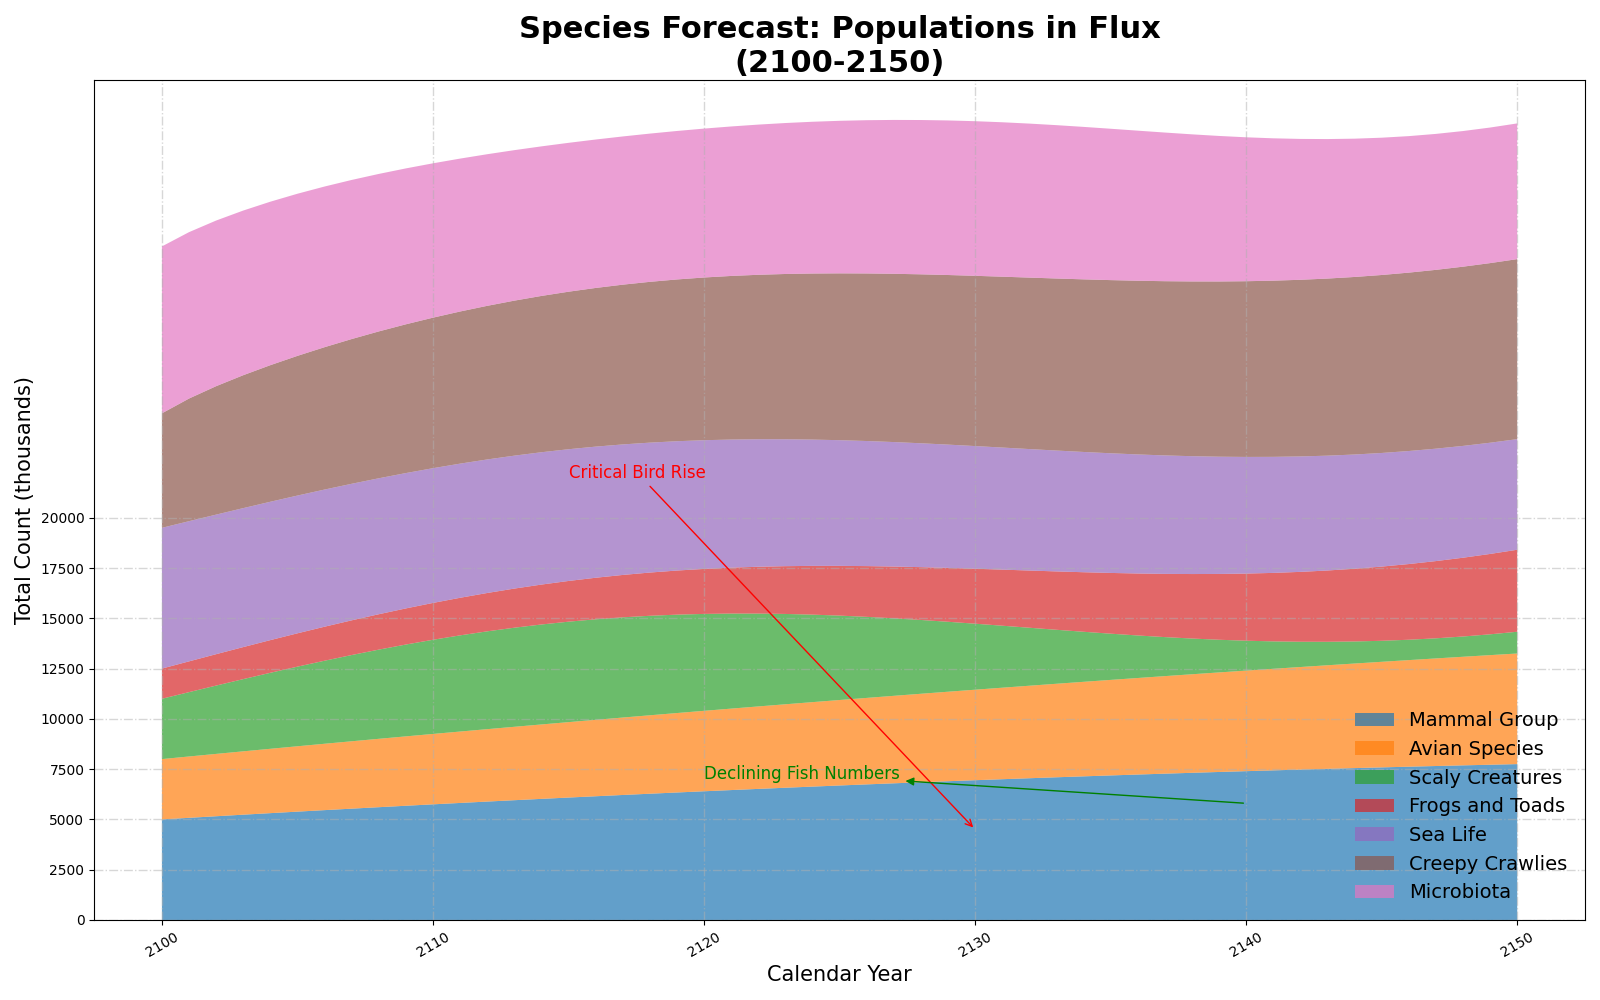

Here is the Python script that generated this plot:
import matplotlib.pyplot as plt
import numpy as np

years = np.arange(2100, 2151)

mammals_population = 5000 + 80 * (years - 2100) - 0.5 * (years - 2100)**2
birds_population = 3000 + 50 * (years - 2100)
reptiles_population = 2000 * np.sin(0.1 * (years - 2100)) + 3000
amphibians_population = 1500 * np.exp(0.02 * (years - 2100))
fish_population = 7000 - 30 * (years - 2100)
insects_population = 1000 * np.log1p(years - 2099) + 5000
plankton_population = 8000 + 300 * np.cos(0.2 * (years - 2100)) - 20 * (years - 2100)

mammals_population = np.clip(mammals_population, 0, None)
fish_population = np.clip(fish_population, 0, None)
plankton_population = np.clip(plankton_population, 0, None)

species_data = np.vstack([
    mammals_population, birds_population, reptiles_population,
    amphibians_population, fish_population, insects_population, plankton_population
])

plt.figure(figsize=(16, 10))

plt.stackplot(years, species_data, labels=[
    'Mammal Group', 'Avian Species', 'Scaly Creatures', 'Frogs and Toads', 'Sea Life', 'Creepy Crawlies', 'Microbiota'
], alpha=0.7)

plt.title("Species Forecast: Populations in Flux\n(2100-2150)", fontsize=22, fontweight='extra bold')
plt.xlabel("Calendar Year", fontsize=15)
plt.ylabel("Total Count (thousands)", fontsize=15)

plt.xticks(years[::10], rotation=30)
plt.yticks(np.arange(0, 21000, 2500))
plt.grid(True, linestyle='-.', linewidth=1, alpha=0.5)

plt.legend(loc='lower right', fontsize=14, frameon=False)

plt.annotate('Critical Bird Rise', xy=(2130, birds_population[30]), xytext=(2115, 22000),
             arrowprops=dict(arrowstyle='->', color='red'), fontsize=12, color='red')
plt.annotate('Declining Fish Numbers', xy=(2140, fish_population[40]), xytext=(2120, 7000),
             arrowprops=dict(arrowstyle='<|-', color='green'), fontsize=12, color='green')

plt.tight_layout()
plt.show()
